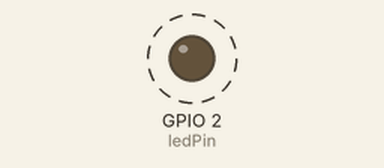
Bench run of a sketch on a simulated ESP32. Parts: output pins drawn as LEDs (lit = HIGH). Dashed ring = blinking.

Above: at 0.5 s.
Timing chart, 0 to 4.6 s (numbered marks = the images above):
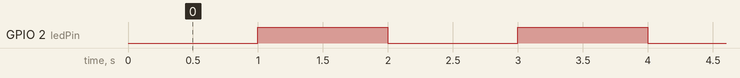

Measured:
- by itself, GPIO 2 (ledPin): alternates HIGH for 1.0 s and LOW for 1.0 s

The sketch:

programa_no_bloqueante.ino
```cpp
const int ledPin = LED_BUILTIN; // Utiliza el LED integrado

unsigned long timeNow = 0;
unsigned long timeLast = 0;
const unsigned long interval = 1000; // Intervalo de parpadeo en milisegundos

void setup() {
  pinMode(ledPin, OUTPUT);
}

void loop() {
  timeNow = millis();
  if (timeNow - timeLast >= interval) {
    timeLast = timeNow;
    digitalWrite(ledPin, !digitalRead(ledPin)); // Cambia el estado del LED
  }
}
```
